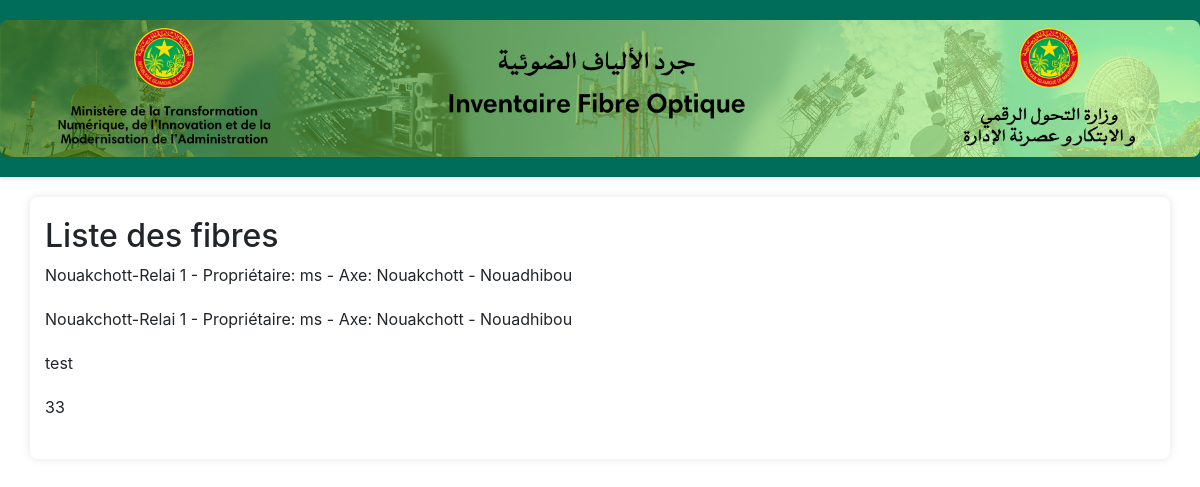
The page /fibres/ on the database its author committed.
### inventaire/models.py (models this page shows, shortened)
class FibreOptique1(models.Model):
    coord_extremite_1 = models.ForeignKey(Coordonnees, related_name='extremite_1_fibre', on_delete=models.CASCADE)
    coord_extremite_2 = models.ForeignKey(Coordonnees, related_name='extremite_2_fibre', on_delete=models.CASCADE)
    type = models.CharField(max_length=255)
    nombre_de_brin = models.IntegerField()
    mode_installation = models.CharField(max_length=255)
    longueur_exploitable = models.FloatField()
    longueur_supportee = models.FloatField()
    interfaces_client_dispo = models.IntegerField()
    interfaces_client_exploitable = models.IntegerField()
    trajet = models.FileField(upload_to=upload_json_path, validators=[FileExtensionValidator(['json'])], blank=True, null=True)

class Coordonnees(models.Model):
    axes = models.ForeignKey(Axe, on_delete=models.CASCADE, null=True, blank=True)  # Remplacez [1] par une liste des IDs des axes par défaut
    proprietaire = models.ForeignKey(Proprietaire, on_delete=models.CASCADE, null=True, blank=True)
    nom_site = models.CharField(max_length=255)
    longitude = models.FloatField(validators=[MinValueValidator(-50), MaxValueValidator(50)])
    latitude = models.FloatField(validators=[MinValueValidator(-50), MaxValueValidator(50)])
    equipement = models.ManyToManyField(EquipementActif1)
    def __str__(self):
        return f"{self.nom_site} - Propriétaire: {self.proprietaire.nom if self.proprietaire else 'Non défini'} - Axe: {self.axes.nom if self.axes else 'Non défini'}"

class Proprietaire(models.Model):
    nom = models.CharField(max_length=255)
    password = models.CharField(max_length=128 , default='password123')
    axes = models.ManyToManyField(Axe, default=[1])  # Remplacez [1] par une liste des IDs des axes par défaut

class Axe(models.Model):
    nom = models.CharField(max_length=255)

### inventaire/views.py (the view)
# urls.py: path('fibres/', views.liste_fibres, name='liste_fibres'),
def liste_fibres(request):
    fibres = FibreOptique1.objects.all()
    return render(request, 'liste_fibre.html', {'fibres': fibres})

### inventaire/templates/liste_fibre.html
{% extends 'base.html' %}
{% block content %}
  <h2>Liste des fibres</h2>
  <ul>
    {% for fibre in fibres %}
      <li> {{ fibre.coord_extremite_1 }}</li>
      <li> {{ fibre.coord_extremite_2 }}</li>
      <li> {{ fibre.type }}</li>
      <li> {{ fibre.nombre_de_brin }}</li>
    {% endfor %}
  </ul>
{% endblock %}

### inventaire/templates/base.html (style rules this page uses)
body { font-family: 'Segoe UI', Tahoma, Geneva, Verdana, sans-serif; margin: 0; padding: 0; background-color: #f1f8f5; }
ul { padding: 0; list-style: none; }
li { margin-bottom: 20px; }

### rows shown on the page
FibreOptique1: coord_extremite_1 "Nouakchott-Relai 1 - Propriétaire: ms - Axe: Nouakchott - Nouadhibou", coord_extremite_2 "Nouakchott-Relai 1 - Propriétaire: ms - Axe: Nouakchott - Nouadhibou", type "test", nombre_de_brin "33"
